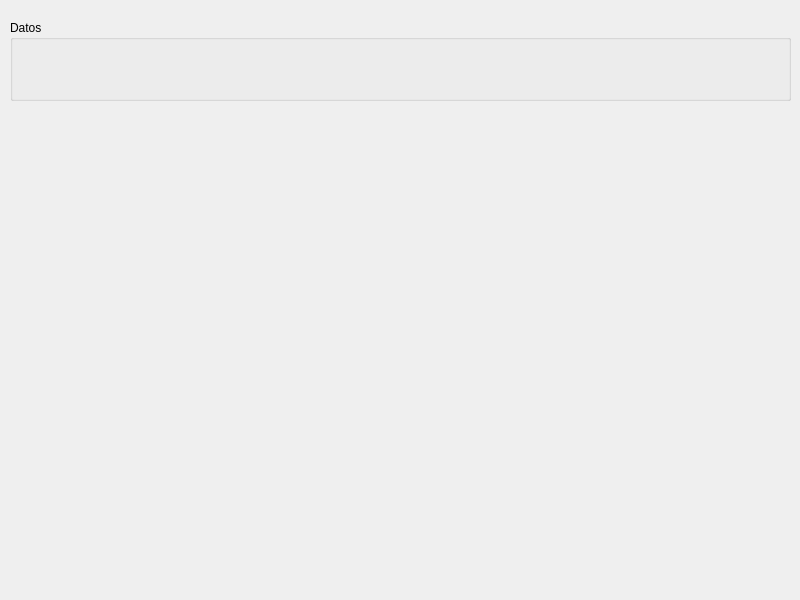
<?xml version="1.0" encoding="UTF-8"?>
<ui version="4.0">
 <class>MainWindow</class>
 <widget class="QMainWindow" name="MainWindow">
  <property name="geometry">
   <rect>
    <x>0</x>
    <y>0</y>
    <width>800</width>
    <height>600</height>
   </rect>
  </property>
  <property name="windowTitle">
   <string>MainWindow</string>
  </property>
  <widget class="QWidget" name="centralwidget">
   <widget class="QGroupBox" name="groupBox">
    <property name="geometry">
     <rect>
      <x>10</x>
      <y>20</y>
      <width>781</width>
      <height>81</height>
     </rect>
    </property>
    <property name="title">
     <string>Datos</string>
    </property>
   </widget>
  </widget>
  <widget class="QMenuBar" name="menubar">
   <property name="geometry">
    <rect>
     <x>0</x>
     <y>0</y>
     <width>800</width>
     <height>21</height>
    </rect>
   </property>
  </widget>
 </widget>
 <resources/>
 <connections/>
</ui>
